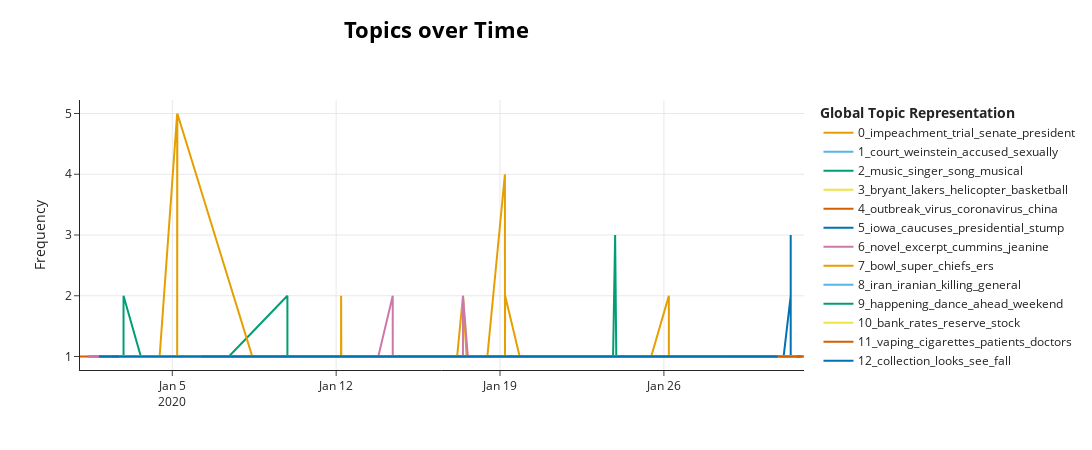

Notebook code cell kept with this figure:
### Code cell
topic_model.visualize_topics_over_time(topics_over_time, top_n_topics=20)
